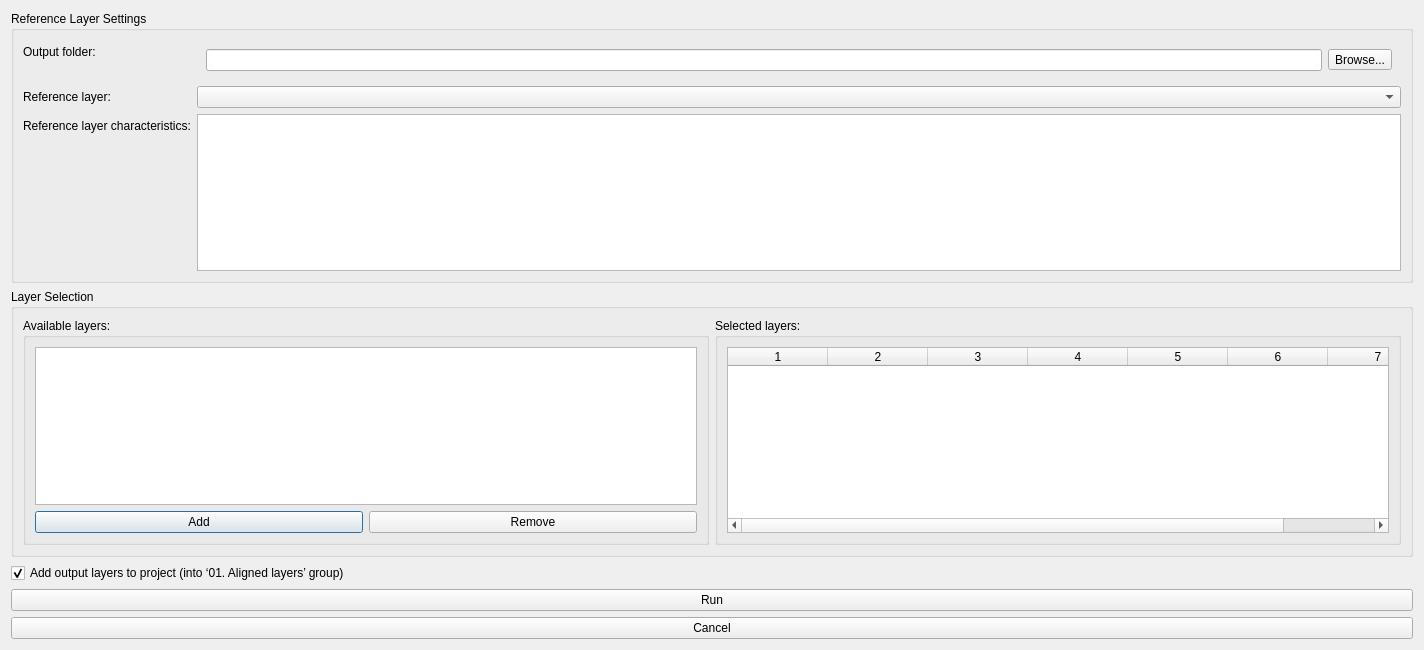
<?xml version="1.0" encoding="UTF-8"?>
<ui version="4.0">
  <class>AlignerDialog</class>
  <widget class="QDialog" name="AlignerDialog">
    <property name="geometry">
      <rect>
        <x>0</x>
        <y>0</y>
        <width>1424</width>
        <height>650</height>
      </rect>
    </property>
    <property name="sizePolicy">
     <sizepolicy hsizetype="Fixed" vsizetype="Fixed">
      <horstretch>0</horstretch>
      <verstretch>0</verstretch>
     </sizepolicy>
    </property>
    <property name="windowTitle">
      <string>Align Raster Layers</string>
    </property>
    <layout class="QVBoxLayout" name="verticalLayout_main">
      
      <!-- Reference GroupBox -->
      <item>
        <widget class="QGroupBox" name="groupBox_reference">
          <property name="title">
            <string>Reference Layer Settings</string>
          </property>
          <layout class="QFormLayout" name="formLayout_reference">
            <!-- Output Folder -->
            <item row="0" column="0">
              <widget class="QLabel" name="label_output_folder">
                <property name="text">
                  <string>Output folder:</string>
                </property>
              </widget>
            </item>
            <item row="0" column="1">
              <widget class="QWidget" name="widget_output_folder">
                <layout class="QHBoxLayout" name="horizontalLayout_output">
                  <item>
                    <widget class="QLineEdit" name="lineEdit_output_folder">
                      <property name="readOnly">
                        <bool>false</bool>
                      </property>
                    </widget>
                  </item>
                  <item>
                    <widget class="QToolButton" name="toolButton_browse_output">
                      <property name="text">
                        <string>Browse...</string>
                      </property>
                    </widget>
                  </item>
                </layout>
              </widget>
            </item>
            <!-- Reference Layer Selection -->
            <item row="1" column="0">
              <widget class="QLabel" name="label_reference_layer">
                <property name="text">
                  <string>Reference layer:</string>
                </property>
              </widget>
            </item>
            <item row="1" column="1">
              <widget class="QComboBox" name="comboBox_reference_layer">
                <property name="editable">
                  <bool>false</bool>
                </property>
              </widget>
            </item>
            <!-- Reference Characteristics (read-only) -->
            <item row="2" column="0">
              <widget class="QLabel" name="label_ref_info">
                <property name="text">
                  <string>Reference layer characteristics:</string>
                </property>
              </widget>
            </item>
            <item row="2" column="1">
              <widget class="QPlainTextEdit" name="plainTextEdit_ref_info">
                <property name="readOnly">
                  <bool>true</bool>
                </property>
                <property name="maximumHeight">
                  <number>20</number>
                </property>
              </widget>
            </item>
          </layout>
        </widget>
      </item>

      <!-- Spacer -->
      <item>
        <spacer name="spacer_top">
          <property name="orientation">
            <enum>Qt::Vertical</enum>
          </property>
          <property name="sizeHint">
            <size>
              <width>20</width>
              <height>20</height>
            </size>
          </property>
        </spacer>
      </item>

      <!-- Layer Selection GroupBox -->
      <item>
        <widget class="QGroupBox" name="groupBox_layers">
          <property name="title">
            <string>Layer Selection</string>
          </property>
          <layout class="QHBoxLayout" name="horizontalLayout_layers">
            <!-- Available Layers -->
            <item>
              <widget class="QGroupBox" name="groupBox_available">
                <property name="title">
                  <string>Available layers:</string>
                </property>
                <layout class="QVBoxLayout" name="verticalLayout_available">
                  <item>
                    <widget class="QListWidget" name="listWidget_available">
                      <property name="selectionMode">
                        <enum>QAbstractItemView::ExtendedSelection</enum>
                      </property>
                    </widget>
                  </item>
                  <item>
                    <layout class="QHBoxLayout" name="horizontalLayout_buttons">
                      <item>
                        <widget class="QPushButton" name="pushButton_add">
                          <property name="text">
                            <string>Add</string>
                          </property>
                        </widget>
                      </item>
                      <item>
                        <widget class="QPushButton" name="pushButton_remove">
                          <property name="text">
                            <string>Remove</string>
                          </property>
                        </widget>
                      </item>
                    </layout>
                  </item>
                </layout>
              </widget>
            </item>

            <!-- Selected Layers Table -->
            <item>
              <widget class="QGroupBox" name="groupBox_selected">
                <property name="title">
                  <string>Selected layers:</string>
                </property>
                <layout class="QVBoxLayout" name="verticalLayout_selected">
                  <item>
                    <widget class="QTableWidget" name="tableWidget_selected">
                      <property name="columnCount">
                        <number>7</number>
                      </property>
                      <property name="horizontalHeaderLabels">
                        <stringlist>
                          <string>Original Name</string>
                          <string>Cell size</string>
                          <string>Data Type</string>
                          <string>CRS</string>
                          <string>New Layer Name</string>
                          <string>Interp. Method</string>
                          <string>Output Type</string>
                        </stringlist>
                      </property>
                      <property name="selectionBehavior">
                        <enum>QAbstractItemView::SelectRows</enum>
                      </property>
                      <property name="editTriggers">
                        <set>QAbstractItemView::DoubleClicked|QAbstractItemView::SelectedClicked</set>
                      </property>
                    </widget>
                  </item>
                </layout>
              </widget>
            </item>
          </layout>
        </widget>
      </item>

      <!-- Spacer -->
      <item>
        <spacer name="spacer_middle">
          <property name="orientation">
            <enum>Qt::Vertical</enum>
          </property>
          <property name="sizeHint">
            <size>
              <width>20</width>
              <height>20</height>
            </size>
          </property>
        </spacer>
      </item>

      <!-- Add‐to‐Project Checkbox -->
      <item>
        <widget class="QCheckBox" name="checkBox_addToProject">
          <property name="text">
            <string>Add output layers to project (into ‘01. Aligned layers’ group)</string>
          </property>
          <property name="checked">
            <bool>true</bool>
          </property>
        </widget>
      </item>

      <!-- Run Button (full‐width) -->
      <item>
        <layout class="QHBoxLayout" name="horizontalLayout_run">
          <item>
            <widget class="QPushButton" name="pushButton_run">
              <property name="text">
                <string>Run</string>
              </property>
              <property name="sizePolicy">
                <sizepolicy hsizetype="Expanding" vsizetype="Fixed">
                  <horstretch>0</horstretch>
                  <verstretch>0</verstretch>
                </sizepolicy>
              </property>
              <property name="minimumHeight">
                <number>35</number>
              </property>
            </widget>
          </item>
        </layout>
      </item>

      <!-- Cancel Button (full‐width) -->
      <item>
        <layout class="QHBoxLayout" name="horizontalLayout_cancel">
          <item>
            <widget class="QPushButton" name="pushButton_cancel">
              <property name="text">
                <string>Cancel</string>
              </property>
              <property name="sizePolicy">
                <sizepolicy hsizetype="Expanding" vsizetype="Fixed">
                  <horstretch>0</horstretch>
                  <verstretch>0</verstretch>
                </sizepolicy>
              </property>
              <property name="minimumHeight">
                <number>35</number>
              </property>
            </widget>
          </item>
        </layout>
      </item>

      <!-- Spacer at Bottom -->
      <item>
        <spacer name="spacer_bottom">
          <property name="orientation">
            <enum>Qt::Vertical</enum>
          </property>
          <property name="sizeHint">
            <size>
              <width>20</width>
              <height>20</height>
            </size>
          </property>
        </spacer>
      </item>
      
    </layout>
  </widget>
  <resources/>
  <connections/>
</ui>
